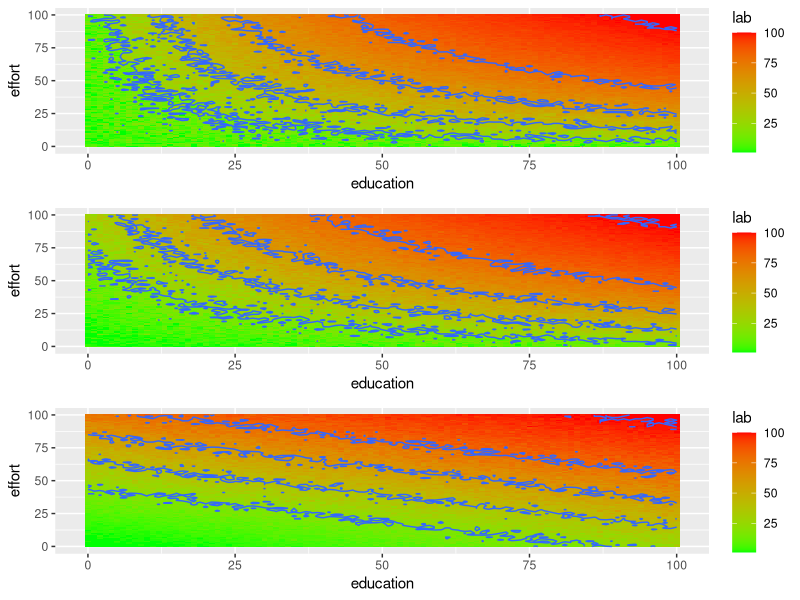
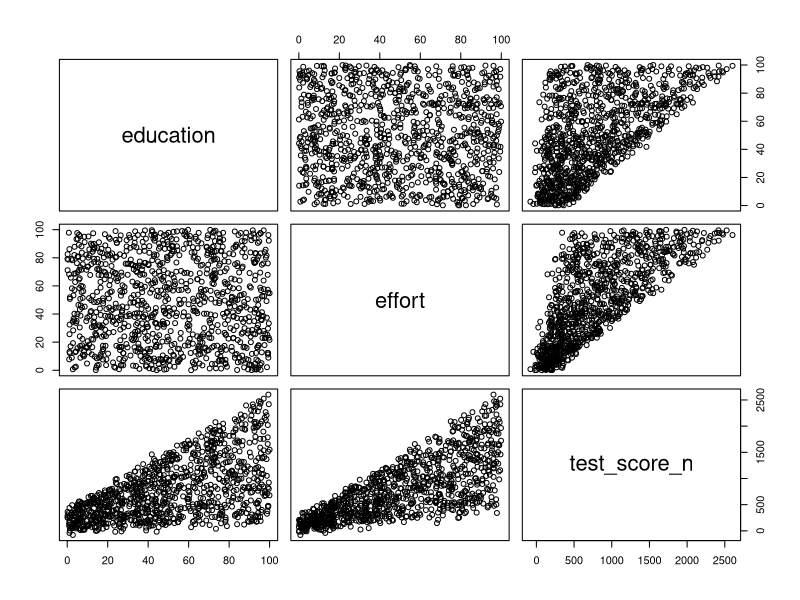
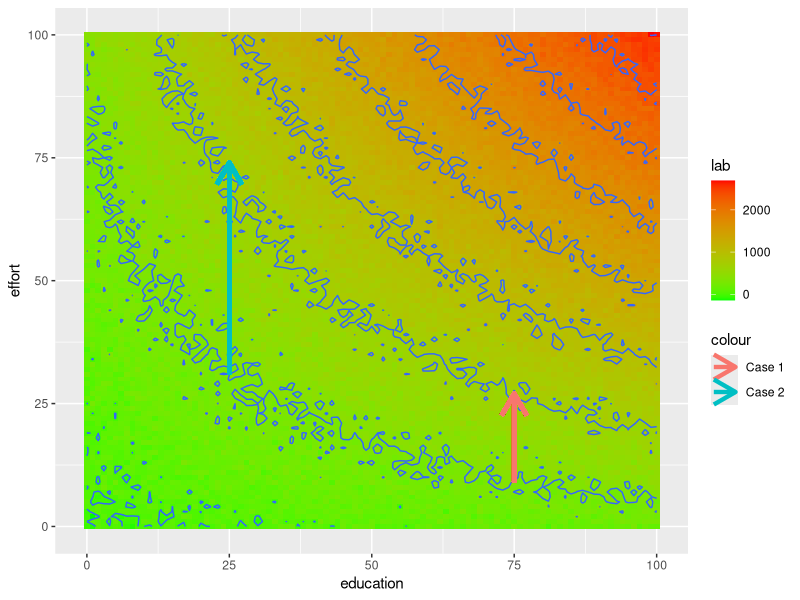

Here is the R script that generated these plots, in order:
## ---- chunk 1
knitr::opts_chunk$set(echo = FALSE, message=FALSE, warning=FALSE)
## ---- chunk 2
library(gridExtra)
library(ggplot2)
library(dplyr)

#############################################
##### P1
df_grid <- expand.grid(education=seq(0,100, by=1), effort=seq(0,100,by=1))
df_grid <- df_grid %>% 
  mutate(test_score = 2*education + 4*effort + 2*education*effort,
         # test_score_n is test score with noise. 
         test_score_n = test_score + rnorm(n = nrow(df_grid), mean = 0, sd = sd(test_score)/10 ) ) %>%
  mutate(test_score_n = ntile(test_score_n, 100))

p1 <- ggplot(df_grid, aes(x = education, y = effort, z = test_score_n)) +
  # stat_contour(geom = "polygon", aes(fill = ..level..)) +
  geom_tile(aes(fill = test_score_n)) +
  scale_fill_gradient(low = "green", high = "red")+ 
  stat_contour(bins = 5) +
  xlab("education") +
  ylab("effort") +
  guides(fill = guide_colorbar(title = "lab")) 

##### P2
df_grid <- expand.grid(education=seq(0,100, by=1), effort=seq(0,100,by=1))
df_grid <- df_grid %>% 
  mutate(test_score = 2*education + 4*effort + 0.2*education*effort,
         # test_score_n is test score with noise. 
         test_score_n = test_score + rnorm(n = nrow(df_grid), mean = 0, sd = sd(test_score)/10 ) )  %>%
  mutate(test_score_n = ntile(test_score_n, 100))


p2 <- ggplot(df_grid, aes(x = education, y = effort, z = test_score_n)) +
  # stat_contour(geom = "polygon", aes(fill = ..level..)) +
  geom_tile(aes(fill = test_score_n)) +
  scale_fill_gradient(low = "green", high = "red")+ 
  stat_contour(bins = 5) +
  xlab("education") +
  ylab("effort") +
  guides(fill = guide_colorbar(title = "lab")) 

##### P3
df_grid <- expand.grid(education=seq(0,100, by=1), effort=seq(0,100,by=1))
df_grid <- df_grid %>% 
  mutate(test_score = 2*education + 4*effort + 0*education*effort,
         # test_score_n is test score with noise. 
         test_score_n = test_score + rnorm(n = nrow(df_grid), mean = 0, sd = sd(test_score)/10 ) ) %>%
  mutate(test_score_n = ntile(test_score_n, 100))


p3 <- ggplot(df_grid, aes(x = education, y = effort, z = test_score_n)) +
  # stat_contour(geom = "polygon", aes(fill = ..level..)) +
  geom_tile(aes(fill = test_score_n)) +
  scale_fill_gradient(low = "green", high = "red")+ 
  stat_contour(bins = 5) +
  xlab("education") +
  ylab("effort") +
  guides(fill = guide_colorbar(title = "lab")) 


####
grid.arrange(p1, p2, p3, nrow = 3)

## ---- chunk 3
# load library
library(dplyr)
library(ggplot2)

# simulate data
N_obs = 1000
set.seed(1)
df_master <- data.frame(education = runif(n = N_obs, min = 0, max = 100),
                        effort = runif(n = N_obs, min = 0, max = 100) )

# generate test score with noise
df_master <- df_master %>% 
  mutate(test_score = 2*education + 4*effort + 0.2*education*effort,
         # test_score_n is test score with noise. 
         test_score_n = test_score + rnorm(n = N_obs, mean = 0, sd = sd(test_score)/10 ) )  

# pairs
pairs(df_master %>% select(-c(test_score)))

# with interaction
summary(lm(test_score_n ~ education * effort, data = df_master   ) )

# without interaction
summary(lm(test_score_n ~ education + effort, data = df_master   ) )

## ---- chunk 4
df_grid <- expand.grid(education=seq(0,100, by=1), effort=seq(0,100,by=1))
df_grid <- df_grid %>% 
  mutate(test_score = 2*education + 4*effort + 0.2*education*effort,
         # test_score_n is test score with noise. 
         test_score_n = test_score + rnorm(n = nrow(df_grid), mean = 0, sd = sd(test_score)/10 ) )  



ggplot(df_grid, aes(x = education, y = effort, z = test_score_n)) +
  # stat_contour(geom = "polygon", aes(fill = ..level..)) +
  geom_tile(aes(fill = test_score_n)) +
  scale_fill_gradient(low = "green", high = "red")+ 
  stat_contour(bins = 10) +
  xlab("education") +
  ylab("effort") +
  guides(fill = guide_colorbar(title = "lab")) +
  geom_segment(aes(x = 25, y = 31, xend = 25, yend = 74, colour = "Case 2"), arrow=arrow(), size=1.5) +
  geom_segment(aes(x = 75, y = 9, xend = 75, yend = 27, colour = "Case 1"), arrow=arrow(), size=1.5) 


